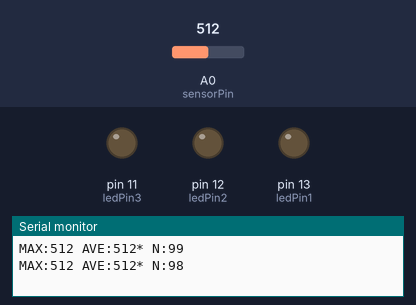
Bench run of a sketch on a simulated Arduino Uno, built with avr-gcc and run on an emulated ATmega328P. Shown: output pins drawn as LEDs (lit = HIGH), the last lines printed to the serial monitor. Inputs (shaded band) come from the test bench; at power-on: A0 (sensorPin) = 512.

Above: at 1.2 s.
1.3 s: A0 (sensorPin) set to 542
2.8 s: A0 (sensorPin) set to 561
At 3.8 s:
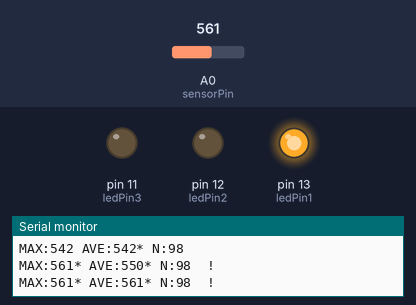
4.5 s: A0 (sensorPin) set to 716
At 5.3 s:
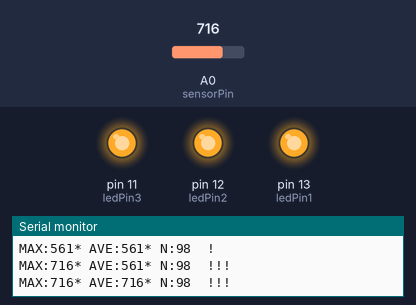
6.0 s: A0 (sensorPin) set to 550
At 7.3 s:
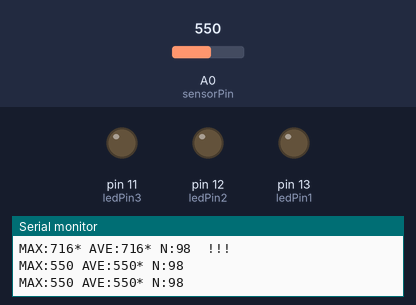
8.0 s: A0 (sensorPin) set to 570
At 8.7 s:
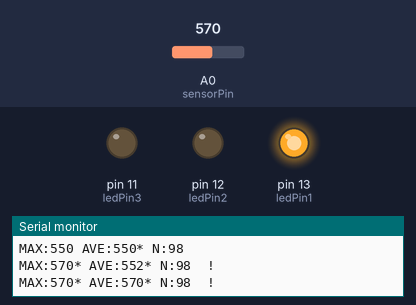
Timing chart, 0 to 10.5 s (numbered marks = the images above; inputs shaded):
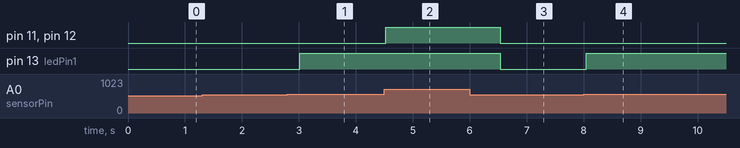

Measured:
- the behaviour switches between 560 and 561 on A0 (sensorPin) (found by bisection; images 0 and 1)
- after the input at 2.8 s, pin 13 (ledPin1): LOW → HIGH after 0.22 s
- after the input at 4.5 s, pin 11 (ledPin3), pin 12 (ledPin2): LOW → HIGH at once
- after the input at 6.0 s, pin 11 (ledPin3), pin 12 (ledPin2), pin 13 (ledPin1): HIGH → LOW after 0.54 s
- after the input at 8.0 s, pin 13 (ledPin1): LOW → HIGH after 0.05 s

The sketch:

AnalogInput_v2.ino
```cpp
/*
 * アナログ値の読み取りと、しきい値制御
 * * 元のコード:
 * 1. A0の値をシリアルモニタに表示する
 * 2. A0の値がしきい値(threshold)を超えたらLEDを点灯、
 * * 変更要素：
 * 1. サンプリング周期5msでデータを取得
 * 2. 500ms間サンプルを取得し、最大値と平均値を出力
 * 3. 最大及び平均から３段階で方向の判定を行う
 */
int sensorPin = A0;
int ledPin1 = 13;
int ledPin2 = 12;
int ledPin3 = 11;

const int threshold_MAX = 560;
const int threshold_ave = 430;

const int MAX_SAMPLES = 100;      // 500msで入れたい最大サンプル数
int buf[MAX_SAMPLES];
int sampleCount = 0;

int maxValue = 0;
unsigned long lastMs = 0;

void setup() {
  pinMode(ledPin1, OUTPUT);
  pinMode(ledPin2, OUTPUT);
  pinMode(ledPin3, OUTPUT);
  Serial.begin(115200);
}

void loop() {
  int v = analogRead(sensorPin);

  // maxの更新
  if (v > maxValue) {
    maxValue = v;
  }

  if (v > 300 && sampleCount < MAX_SAMPLES) {
    buf[sampleCount] = v;
    sampleCount++;
  }

  unsigned long now = millis();
  if (now - lastMs >= 500) {
    int ave = 0;
    if (sampleCount > 0) {
      // 雑に平均を出す
      long sum = 0;
      for (int k = 0; k < sampleCount; k++) {
        sum += buf[k];
      }
      int roughAve = sum / sampleCount;

      // 平均から離れてるのを除外
      sum = 0;
      int validCount = 0;
      const int ALLOW_DIFF = 50;   // これより離れてたら外れとみなす（要調整）
      for (int k = 0; k < sampleCount; k++) {
        if (abs(buf[k] - roughAve) <= ALLOW_DIFF) {
          sum += buf[k];
          validCount++;
        }
      }

      if (validCount > 0) {
        ave = sum / validCount;
      } else {
        ave = 0;   // 全部外れた場合
      }
    }

    // 出力
    Serial.print("MAX:"); Serial.print(maxValue);
    if(maxValue>threshold_MAX){
      Serial.print("*");
    }
    Serial.print(" AVE:"); Serial.print(ave);
    if(ave>threshold_ave){
      Serial.print("*");
    }
    Serial.print(" N:");   Serial.print(sampleCount);

    // 判定
    if (maxValue > threshold_MAX + 20 && ave > threshold_ave + 40) {
      Serial.print("  !!!");
      digitalWrite(ledPin1, HIGH);
      digitalWrite(ledPin2, HIGH);
      digitalWrite(ledPin3, HIGH);
    } else if (maxValue > threshold_MAX + 10 && ave > threshold_ave + 20) {
      Serial.print("  !!");
      digitalWrite(ledPin1, HIGH);
      digitalWrite(ledPin2, HIGH);
      digitalWrite(ledPin3, LOW);
    } else if (maxValue > threshold_MAX && ave > threshold_ave) {
      Serial.print("  !");
      digitalWrite(ledPin1, HIGH);
      digitalWrite(ledPin2, LOW);
      digitalWrite(ledPin3, LOW);
    }else{
      digitalWrite(ledPin1, LOW);
      digitalWrite(ledPin2, LOW);
      digitalWrite(ledPin3, LOW);
    }

    Serial.println();

    // 片付け
    maxValue = 0;
    sampleCount = 0;
    lastMs = now;
  }

  delay(5);
}
```
